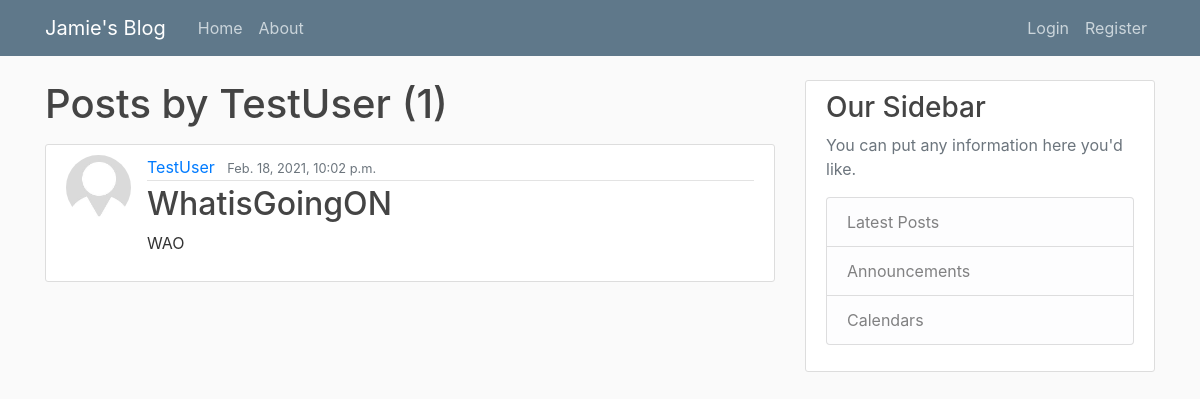
The page /user/TestUser on the database as committed earlier.
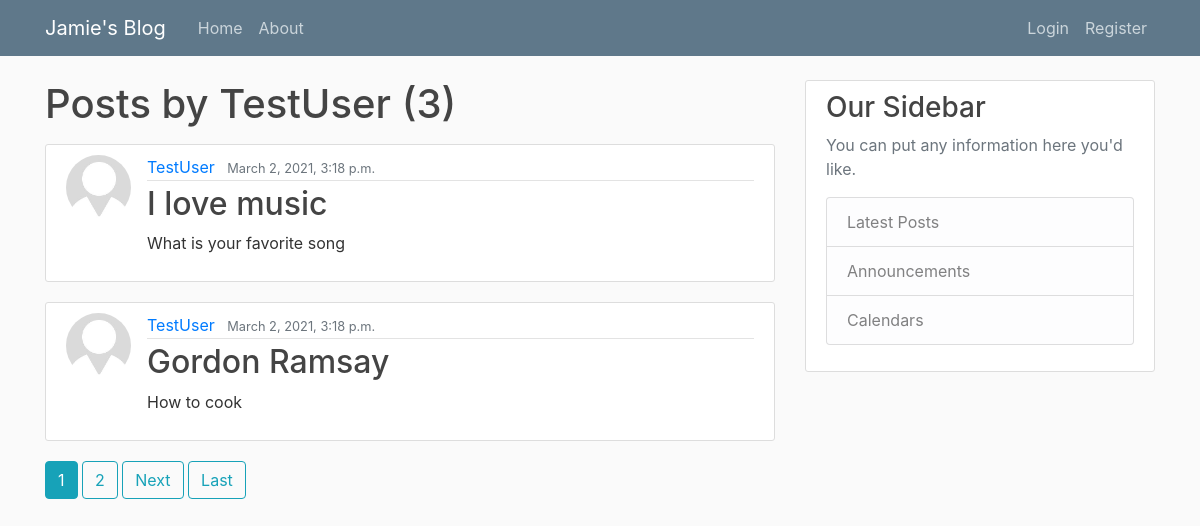
The same page on the database as committed later.
### blog/models.py (models this page shows, shortened)
class Post(models.Model):
    title = models.CharField(max_length = 100)
    body = models.TextField()
    date_posted = models.DateTimeField(default = timezone.now)
    author = models.ForeignKey(User, on_delete=models.CASCADE)

### user/models.py (models this page shows, shortened)
class Profile(models.Model):
    user = models.OneToOneField(User, on_delete=models.CASCADE)
    image = models.ImageField(default='default.jpg', upload_to='profile_pics')

### blog/views.py (the view)
# urls.py: path('user/<str:username>',views.UserPostListView.as_view(), name='user-posts')
class UserPostListView(ListView):
    model = Post
    template_name = 'blog/user_posts.html' # <app>/<model>_<viewtype>.html e.g blog/post_list.html
    context_object_name = 'posts'
    paginate_by = 2
    def get_queryset(self):
        user = get_object_or_404(User, username=self.kwargs.get('username'))
        return Post.objects.filter(author=user).order_by('-date_posted')

### blog/templates/blog/user_posts.html (shortened to what this page needs)
{% extends "blog/base.html" %}
{% block content %}
<h1 class="mb-3">Posts by {{ view.kwargs.username }} ({{ page_obj.paginator.count }})</h1>
{% for post in posts %}
<article class="media content-section">
    <img class="rounded-circle article-img" src="{{ post.author.profile.image.url }}"></img>
    <div class="media-body">
        <div class="article-metadata">
            <a class="mr-2" href="{% url 'user-posts' post.author.username %}">{{ post.author }}</a>
            <small class="text-muted">{{ post.date_posted }}</small>
        </div>
        <h2><a class="article-title" href="{% url 'post-detail' post.id %}">{{ post.title }}</a></h2>
        <p class="article-content">{{ post.body }}</p>
    </div>
</article>
{% endfor %}
{% if is_paginated %}
    {% for num in page_obj.paginator.page_range %}
        {% if page_obj.number == num %}
        <a class="btn btn-info mb-4" href="?page={{ num }}">{{ num }}</a>
        {% elif num > page_obj.number|add:'-2' and num < page_obj.number|add:'2' %}
        <a class="btn btn-outline-info mb-4" href="?page={{ num }}">{{ num }}</a>
        {% endif %}
    {% endfor %}
    {% if page_obj.has_next %}
    <a class="btn btn-outline-info mb-4" href="?page={{ page_obj.next_page_number}}">Next</a>
    <a class="btn btn-outline-info mb-4" href="?page={{ page_obj.paginator.num_pages}}">Last</a>
    {% endif %}
{% endif %}
{% endblock content %}

Rows that differ between the two databases and show on the page:
no longer on this page (row unchanged): Post: author.profile.image (placeholder picture), author "TestUser", date_posted "Feb. 18, 2021, 10:02 p.m.", title "WhatisGoingON", body "WAO"
added Post: author.profile.image (placeholder picture), author "TestUser", date_posted "March 2, 2021, 3:18 p.m.", title "I love music", body "What is your favorite song"
added Post: author.profile.image (placeholder picture), author "TestUser", date_posted "March 2, 2021, 3:18 p.m.", title "Gordon Ramsay", body "How to cook"
Other text that changed with them:
{{ page_obj.paginator.count }}: "1" → "3"
new list line: "1"
new list line: "2"
text now shown: "Next Last"
